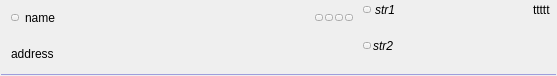
<?xml version="1.0" encoding="UTF-8"?>
<ui version="4.0">
 <class>TreeElement_Epg_Side</class>
 <widget class="QWidget" name="TreeElement_Epg_Side">
  <property name="geometry">
   <rect>
    <x>0</x>
    <y>0</y>
    <width>557</width>
    <height>76</height>
   </rect>
  </property>
  <property name="sizePolicy">
   <sizepolicy hsizetype="Expanding" vsizetype="Minimum">
    <horstretch>0</horstretch>
    <verstretch>0</verstretch>
   </sizepolicy>
  </property>
  <property name="contextMenuPolicy">
   <enum>Qt::NoContextMenu</enum>
  </property>
  <property name="windowTitle">
   <string notr="true"/>
  </property>
  <layout class="QGridLayout" name="gridLayout">
   <property name="leftMargin">
    <number>0</number>
   </property>
   <property name="topMargin">
    <number>0</number>
   </property>
   <property name="rightMargin">
    <number>0</number>
   </property>
   <property name="bottomMargin">
    <number>0</number>
   </property>
   <property name="spacing">
    <number>0</number>
   </property>
   <item row="0" column="0">
    <layout class="QHBoxLayout" name="horizontalLayout_4">
     <property name="spacing">
      <number>0</number>
     </property>
     <property name="topMargin">
      <number>2</number>
     </property>
     <property name="rightMargin">
      <number>4</number>
     </property>
     <property name="bottomMargin">
      <number>2</number>
     </property>
     <item>
      <spacer name="horizontalSpacer">
       <property name="orientation">
        <enum>Qt::Horizontal</enum>
       </property>
       <property name="sizeType">
        <enum>QSizePolicy::Fixed</enum>
       </property>
       <property name="sizeHint" stdset="0">
        <size>
         <width>3</width>
         <height>20</height>
        </size>
       </property>
      </spacer>
     </item>
     <item alignment="Qt::AlignVCenter">
      <widget class="CLogoView" name="m_Logo" native="true">
       <property name="sizePolicy">
        <sizepolicy hsizetype="Preferred" vsizetype="Expanding">
         <horstretch>0</horstretch>
         <verstretch>0</verstretch>
        </sizepolicy>
       </property>
       <property name="contextMenuPolicy">
        <enum>Qt::NoContextMenu</enum>
       </property>
      </widget>
     </item>
    </layout>
   </item>
   <item row="2" column="0" colspan="2">
    <widget class="Line" name="line">
     <property name="sizePolicy">
      <sizepolicy hsizetype="Expanding" vsizetype="Fixed">
       <horstretch>0</horstretch>
       <verstretch>0</verstretch>
      </sizepolicy>
     </property>
     <property name="minimumSize">
      <size>
       <width>0</width>
       <height>1</height>
      </size>
     </property>
     <property name="contextMenuPolicy">
      <enum>Qt::NoContextMenu</enum>
     </property>
     <property name="autoFillBackground">
      <bool>false</bool>
     </property>
     <property name="styleSheet">
      <string notr="true">QFrame {
    border:0px;
padding: 0px;
margin: 1px;
background-color:rgba(158, 158, 220,255);
}</string>
     </property>
     <property name="frameShadow">
      <enum>QFrame::Plain</enum>
     </property>
     <property name="lineWidth">
      <number>1</number>
     </property>
     <property name="midLineWidth">
      <number>0</number>
     </property>
     <property name="orientation">
      <enum>Qt::Horizontal</enum>
     </property>
    </widget>
   </item>
   <item row="0" column="1">
    <widget class="QWidget" name="m_Cursor" native="true">
     <property name="sizePolicy">
      <sizepolicy hsizetype="Expanding" vsizetype="Expanding">
       <horstretch>0</horstretch>
       <verstretch>0</verstretch>
      </sizepolicy>
     </property>
     <layout class="QGridLayout" name="gridLayout_2">
      <property name="leftMargin">
       <number>2</number>
      </property>
      <property name="topMargin">
       <number>0</number>
      </property>
      <property name="rightMargin">
       <number>2</number>
      </property>
      <property name="bottomMargin">
       <number>2</number>
      </property>
      <property name="spacing">
       <number>0</number>
      </property>
      <item row="0" column="1" rowspan="4">
       <widget class="QWidget" name="m_LeftSide" native="true">
        <property name="sizePolicy">
         <sizepolicy hsizetype="Fixed" vsizetype="Expanding">
          <horstretch>0</horstretch>
          <verstretch>0</verstretch>
         </sizepolicy>
        </property>
        <property name="minimumSize">
         <size>
          <width>200</width>
          <height>0</height>
         </size>
        </property>
        <property name="maximumSize">
         <size>
          <width>200</width>
          <height>16777215</height>
         </size>
        </property>
        <layout class="QVBoxLayout" name="verticalLayout">
         <property name="spacing">
          <number>0</number>
         </property>
         <property name="leftMargin">
          <number>6</number>
         </property>
         <property name="topMargin">
          <number>0</number>
         </property>
         <property name="rightMargin">
          <number>0</number>
         </property>
         <property name="bottomMargin">
          <number>0</number>
         </property>
         <item>
          <widget class="CSkinProgressWidget" name="m_ProgressWidget" native="true">
           <property name="sizePolicy">
            <sizepolicy hsizetype="Expanding" vsizetype="Preferred">
             <horstretch>0</horstretch>
             <verstretch>0</verstretch>
            </sizepolicy>
           </property>
           <property name="sliderInfo" stdset="0">
            <string notr="true">color1=&quot;0xA0909090&quot; color2=&quot;0xAA146414&quot; type=&quot;0&quot; roundcorner=&quot;0&quot; borderwidth=&quot;0&quot; bordercolor=&quot;0xFF010101&quot;</string>
           </property>
           <property name="borderInfo" stdset="0">
            <string notr="true">borderwidth=&quot;1&quot; roundcorner=&quot;0&quot; bordercolor=&quot;0xFF010101&quot;</string>
           </property>
           <layout class="QHBoxLayout" name="horizontalLayout">
            <property name="spacing">
             <number>4</number>
            </property>
            <property name="leftMargin">
             <number>2</number>
            </property>
            <property name="topMargin">
             <number>3</number>
            </property>
            <property name="rightMargin">
             <number>4</number>
            </property>
            <property name="bottomMargin">
             <number>3</number>
            </property>
            <item>
             <widget class="CSkinButton" name="m_EpgDesc1">
              <property name="focusPolicy">
               <enum>Qt::NoFocus</enum>
              </property>
              <property name="text">
               <string notr="true"/>
              </property>
              <property name="iconSize">
               <size>
                <width>0</width>
                <height>0</height>
               </size>
              </property>
              <property name="checkable">
               <bool>false</bool>
              </property>
              <property name="skinImage" stdset="0">
               <stringlist notr="true">
                <string>src=&quot;img\tree\info.png&quot; statecount=&quot;1&quot; duration=&quot;0&quot; autoScale=&quot;0&quot;</string>
               </stringlist>
              </property>
             </widget>
            </item>
            <item>
             <widget class="CSkinOneLineText" name="m_Str1">
              <property name="sizePolicy">
               <sizepolicy hsizetype="Expanding" vsizetype="Preferred">
                <horstretch>0</horstretch>
                <verstretch>0</verstretch>
               </sizepolicy>
              </property>
              <property name="font">
               <font>
                <italic>true</italic>
               </font>
              </property>
              <property name="text">
               <string>str1</string>
              </property>
              <property name="brightness" stdset="0">
               <number>-25</number>
              </property>
             </widget>
            </item>
            <item>
             <widget class="CSkinOneLineText" name="m_TimeNowEnd">
              <property name="sizePolicy">
               <sizepolicy hsizetype="Minimum" vsizetype="Preferred">
                <horstretch>0</horstretch>
                <verstretch>0</verstretch>
               </sizepolicy>
              </property>
              <property name="text">
               <string notr="true">ttttt</string>
              </property>
              <property name="alignment">
               <set>Qt::AlignLeading|Qt::AlignLeft|Qt::AlignVCenter</set>
              </property>
              <property name="addheight" stdset="0">
               <number>1</number>
              </property>
             </widget>
            </item>
           </layout>
          </widget>
         </item>
         <item>
          <layout class="QHBoxLayout" name="horizontalLayout_3">
           <property name="spacing">
            <number>2</number>
           </property>
           <property name="sizeConstraint">
            <enum>QLayout::SetDefaultConstraint</enum>
           </property>
           <property name="leftMargin">
            <number>2</number>
           </property>
           <property name="topMargin">
            <number>0</number>
           </property>
           <item>
            <widget class="CSkinButton" name="m_EpgDesc2">
             <property name="focusPolicy">
              <enum>Qt::NoFocus</enum>
             </property>
             <property name="iconSize">
              <size>
               <width>0</width>
               <height>0</height>
              </size>
             </property>
             <property name="skinImage" stdset="0">
              <stringlist notr="true">
               <string>src=&quot;img\tree\info.png&quot; statecount=&quot;1&quot; duration=&quot;0&quot; autoScale=&quot;0&quot;</string>
              </stringlist>
             </property>
            </widget>
           </item>
           <item>
            <widget class="CSkinOneLineText" name="m_Str2">
             <property name="sizePolicy">
              <sizepolicy hsizetype="Expanding" vsizetype="Expanding">
               <horstretch>0</horstretch>
               <verstretch>0</verstretch>
              </sizepolicy>
             </property>
             <property name="font">
              <font>
               <italic>true</italic>
              </font>
             </property>
             <property name="text">
              <string>str2</string>
             </property>
             <property name="brightness" stdset="0">
              <number>-25</number>
             </property>
            </widget>
           </item>
          </layout>
         </item>
        </layout>
       </widget>
      </item>
      <item row="1" column="0">
       <layout class="QHBoxLayout" name="horizontalLayout_2">
        <property name="spacing">
         <number>0</number>
        </property>
        <property name="leftMargin">
         <number>2</number>
        </property>
        <property name="rightMargin">
         <number>2</number>
        </property>
        <item>
         <widget class="CSkinOneLineText" name="m_Address">
          <property name="sizePolicy">
           <sizepolicy hsizetype="Expanding" vsizetype="Expanding">
            <horstretch>0</horstretch>
            <verstretch>0</verstretch>
           </sizepolicy>
          </property>
          <property name="text">
           <string>address</string>
          </property>
          <property name="alignment">
           <set>Qt::AlignLeading|Qt::AlignLeft|Qt::AlignVCenter</set>
          </property>
          <property name="brightness" stdset="0">
           <number>0</number>
          </property>
         </widget>
        </item>
       </layout>
      </item>
      <item row="0" column="0">
       <layout class="QHBoxLayout" name="horizontalLayout_Str1">
        <property name="spacing">
         <number>6</number>
        </property>
        <property name="sizeConstraint">
         <enum>QLayout::SetDefaultConstraint</enum>
        </property>
        <property name="leftMargin">
         <number>2</number>
        </property>
        <item>
         <widget class="CSkinButton" name="m_FavButton">
          <property name="sizePolicy">
           <sizepolicy hsizetype="Fixed" vsizetype="Fixed">
            <horstretch>0</horstretch>
            <verstretch>0</verstretch>
           </sizepolicy>
          </property>
          <property name="focusPolicy">
           <enum>Qt::NoFocus</enum>
          </property>
          <property name="text">
           <string notr="true"/>
          </property>
          <property name="iconSize">
           <size>
            <width>0</width>
            <height>0</height>
           </size>
          </property>
          <property name="checkable">
           <bool>true</bool>
          </property>
          <property name="checked">
           <bool>false</bool>
          </property>
          <property name="skinImage" stdset="0">
           <stringlist notr="true">
            <string>src=&quot;img\tree\star-off.png&quot; statecount=&quot;1&quot; duration=&quot;0&quot; autoScale=&quot;0&quot;</string>
            <string>checked=&quot;1&quot; src=&quot;img\tree\star-on.png&quot; statecount=&quot;1&quot; duration=&quot;0&quot; autoScale=&quot;0&quot;</string>
           </stringlist>
          </property>
         </widget>
        </item>
        <item>
         <widget class="CSkinOneLineText" name="m_Name">
          <property name="sizePolicy">
           <sizepolicy hsizetype="Expanding" vsizetype="Preferred">
            <horstretch>0</horstretch>
            <verstretch>0</verstretch>
           </sizepolicy>
          </property>
          <property name="text">
           <string>name</string>
          </property>
          <property name="addheight" stdset="0">
           <number>2</number>
          </property>
         </widget>
        </item>
        <item>
         <widget class="QWidget" name="m_ExtButtonContainer" native="true">
          <property name="sizePolicy">
           <sizepolicy hsizetype="Minimum" vsizetype="Expanding">
            <horstretch>0</horstretch>
            <verstretch>0</verstretch>
           </sizepolicy>
          </property>
          <layout class="QHBoxLayout" name="horizontalLayout_5">
           <property name="spacing">
            <number>2</number>
           </property>
           <property name="leftMargin">
            <number>0</number>
           </property>
           <property name="topMargin">
            <number>0</number>
           </property>
           <property name="rightMargin">
            <number>2</number>
           </property>
           <property name="bottomMargin">
            <number>0</number>
           </property>
           <item>
            <widget class="CSkinButton" name="m_ExtButton1">
             <property name="focusPolicy">
              <enum>Qt::NoFocus</enum>
             </property>
             <property name="text">
              <string notr="true"/>
             </property>
             <property name="iconSize">
              <size>
               <width>0</width>
               <height>0</height>
              </size>
             </property>
             <property name="checkable">
              <bool>false</bool>
             </property>
            </widget>
           </item>
           <item>
            <widget class="CSkinButton" name="m_ExtButton2">
             <property name="focusPolicy">
              <enum>Qt::NoFocus</enum>
             </property>
             <property name="text">
              <string notr="true"/>
             </property>
             <property name="iconSize">
              <size>
               <width>0</width>
               <height>0</height>
              </size>
             </property>
             <property name="checkable">
              <bool>false</bool>
             </property>
            </widget>
           </item>
           <item>
            <widget class="CSkinButton" name="m_ExtButton3">
             <property name="focusPolicy">
              <enum>Qt::NoFocus</enum>
             </property>
             <property name="text">
              <string notr="true"/>
             </property>
             <property name="iconSize">
              <size>
               <width>0</width>
               <height>0</height>
              </size>
             </property>
             <property name="checkable">
              <bool>false</bool>
             </property>
            </widget>
           </item>
           <item>
            <widget class="CSkinButton" name="m_ExtButton4">
             <property name="focusPolicy">
              <enum>Qt::NoFocus</enum>
             </property>
             <property name="text">
              <string notr="true"/>
             </property>
             <property name="iconSize">
              <size>
               <width>0</width>
               <height>0</height>
              </size>
             </property>
             <property name="checkable">
              <bool>false</bool>
             </property>
            </widget>
           </item>
          </layout>
         </widget>
        </item>
       </layout>
      </item>
     </layout>
    </widget>
   </item>
  </layout>
 </widget>
 <customwidgets>
  <customwidget>
   <class>CSkinButton</class>
   <extends>QToolButton</extends>
   <header>skinbutton.h</header>
  </customwidget>
  <customwidget>
   <class>CSkinOneLineText</class>
   <extends>QLabel</extends>
   <header>skinonelinetext.h</header>
  </customwidget>
  <customwidget>
   <class>CLogoView</class>
   <extends>QWidget</extends>
   <header>logoview.h</header>
  </customwidget>
  <customwidget>
   <class>CSkinProgressWidget</class>
   <extends>QWidget</extends>
   <header>skinprogresswidget.h</header>
   <container>1</container>
  </customwidget>
 </customwidgets>
 <resources/>
 <connections/>
</ui>
